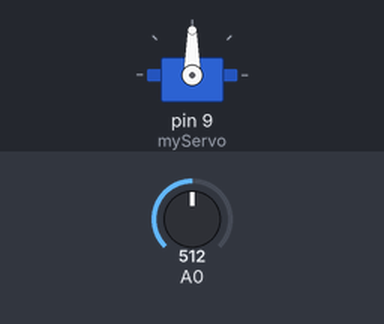
The sketch below on a simulated Arduino Uno, built with avr-gcc and run on an emulated ATmega328P. On the bench: servo. Inputs (shaded band) come from the test bench; at power-on: A0 = 512.

Above: at 1.2 s.
1.3 s: A0 set to 716
At 1.7 s:
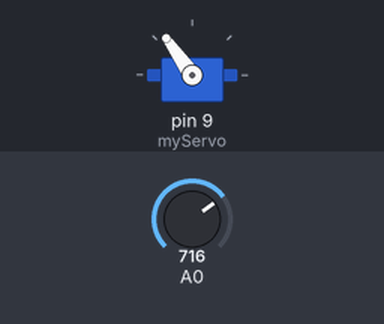
2.8 s: A0 set to 900
At 3.8 s:
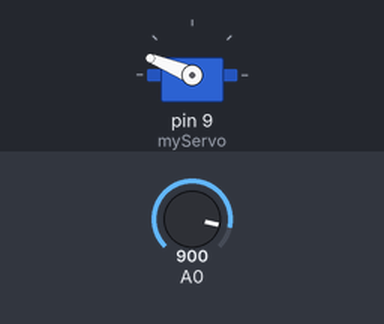
4.3 s: A0 set to 1023
At 5.2 s:
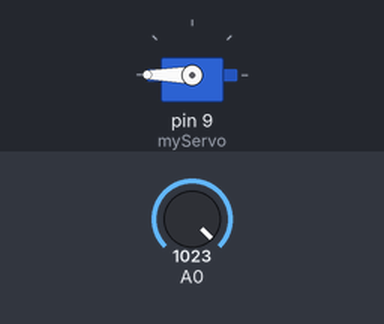
5.8 s: A0 set to 306
At 7.0 s:
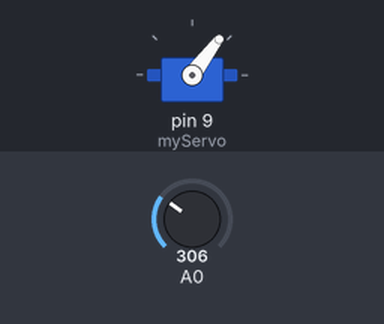
7.3 s: A0 set to 122
At 8.6 s:
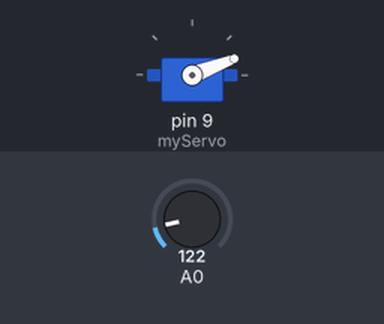
Timing chart, 0 to 9.8 s (numbered marks = the images above; inputs shaded):
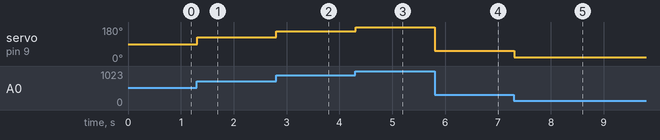

The sketch:

e9_PWMcontrol_servomotor_con_potenciometro.ino
```cpp
#include <Servo.h>

Servo myServo;  // Crea un objeto Servo para controlar el servo

void setup() {
  myServo.attach(9);  // Asocia el servo motor al pin digital 9.
}

void loop() {
  int valorPote = analogRead(A0);  // Lee el valor del potenciómetro (0 a 1023)
  int angulo = map(valorPote, 0, 1023, 0, 180);  // Convierte el valor a un ángulo (0 a 180 grados)

  myServo.write(angulo);  // Mueve el servo al ángulo especificado

  delay(15);  // Espera un poco para permitir que el servo se mueva
}
```

enc.cpp
```cpp
int boton = 8;
int estadoBoton = 0;
int led = 11;

void setup() {

  pinMode(led, OUTPUT);
  pinMode(boton, INPUT);

}

void loop() {

  estadoBoton = digitalRead(boton);

  if (estadoBoton == 1) {

    digitalWrite(led, HIGH);
    delay(300);
    digitalWrite(led, LOW);
    delay(300);

  } else {

    digitalWrite(led, LOW);

  }

}
```

Measured:
- after the input at 1.3 s, servo on pin 9 (myServo): 90° → 125° at once
- after the input at 2.8 s, servo on pin 9 (myServo): 125° → 158° at once
- after the input at 4.3 s, servo on pin 9 (myServo): 158° → 180° at once
- after the input at 5.8 s, servo on pin 9 (myServo): 180° → 53° at once
- after the input at 7.3 s, servo on pin 9 (myServo): 53° → 21° at once
